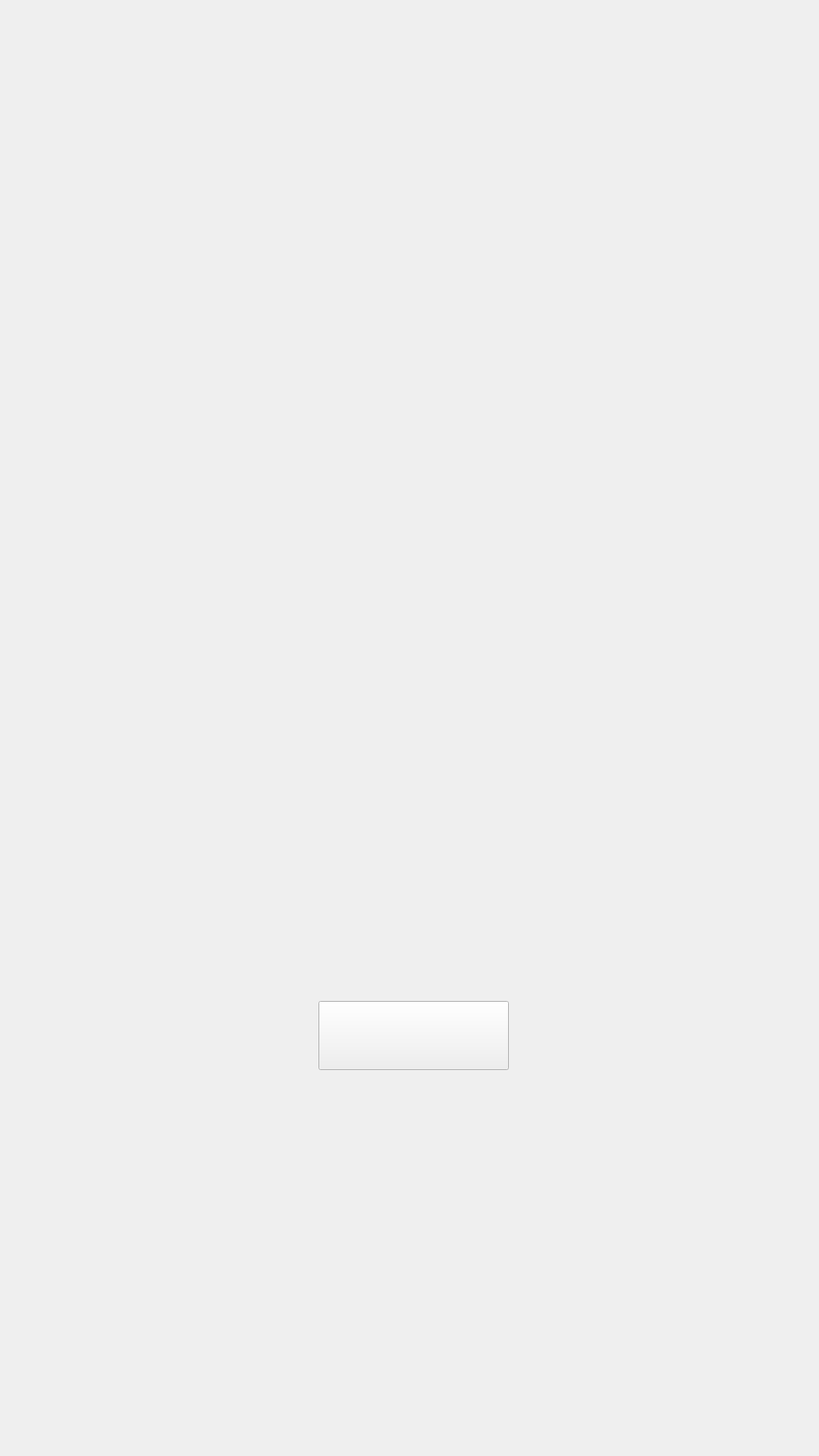
<?xml version="1.0" encoding="UTF-8"?>
<ui version="4.0">
 <class>dispensePage</class>
 <widget class="QWidget" name="dispensePage">
  <property name="geometry">
   <rect>
    <x>0</x>
    <y>0</y>
    <width>1080</width>
    <height>1920</height>
   </rect>
  </property>
  <property name="windowTitle">
   <string>Form</string>
  </property>
  <property name="layoutDirection">
   <enum>Qt::RightToLeft</enum>
  </property>
  <property name="styleSheet">
   <string notr="true"/>
  </property>
  <widget class="QPushButton" name="finish_Button">
   <property name="geometry">
    <rect>
     <x>420</x>
     <y>1320</y>
     <width>251</width>
     <height>91</height>
    </rect>
   </property>
   <property name="autoFillBackground">
    <bool>false</bool>
   </property>
   <property name="styleSheet">
    <string notr="true"/>
   </property>
   <property name="text">
    <string/>
   </property>
  </widget>
  <widget class="QLabel" name="volumeDispensedLabel">
   <property name="geometry">
    <rect>
     <x>420</x>
     <y>1690</y>
     <width>511</width>
     <height>61</height>
    </rect>
   </property>
   <property name="font">
    <font>
     <pointsize>20</pointsize>
    </font>
   </property>
   <property name="styleSheet">
    <string notr="true"/>
   </property>
   <property name="text">
    <string/>
   </property>
   <property name="alignment">
    <set>Qt::AlignJustify|Qt::AlignVCenter</set>
   </property>
  </widget>
 </widget>
 <resources/>
 <connections/>
</ui>
